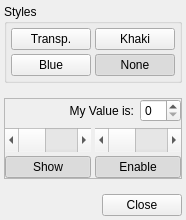
<?xml version="1.0" encoding="UTF-8"?>
<ui version="4.0">
 <class>StyleWidget</class>
 <widget class="QWidget" name="StyleWidget">
  <property name="geometry">
   <rect>
    <x>0</x>
    <y>0</y>
    <width>174</width>
    <height>220</height>
   </rect>
  </property>
  <property name="windowTitle">
   <string>Form</string>
  </property>
  <layout class="QVBoxLayout" name="verticalLayout">
   <property name="spacing">
    <number>4</number>
   </property>
   <property name="margin">
    <number>4</number>
   </property>
   <item>
    <widget class="QGroupBox" name="groupBox">
     <property name="sizePolicy">
      <sizepolicy hsizetype="Expanding" vsizetype="Preferred">
       <horstretch>0</horstretch>
       <verstretch>0</verstretch>
      </sizepolicy>
     </property>
     <property name="title">
      <string>Styles</string>
     </property>
     <layout class="QGridLayout" name="gridLayout_2">
      <property name="margin">
       <number>4</number>
      </property>
      <property name="spacing">
       <number>4</number>
      </property>
      <item row="0" column="0">
       <widget class="QPushButton" name="transparentStyle">
        <property name="sizePolicy">
         <sizepolicy hsizetype="Minimum" vsizetype="MinimumExpanding">
          <horstretch>0</horstretch>
          <verstretch>0</verstretch>
         </sizepolicy>
        </property>
        <property name="focusPolicy">
         <enum>Qt::StrongFocus</enum>
        </property>
        <property name="text">
         <string>Transp.</string>
        </property>
        <property name="checkable">
         <bool>true</bool>
        </property>
        <property name="checked">
         <bool>false</bool>
        </property>
        <property name="autoExclusive">
         <bool>true</bool>
        </property>
       </widget>
      </item>
      <item row="2" column="0">
       <widget class="QPushButton" name="blueStyle">
        <property name="sizePolicy">
         <sizepolicy hsizetype="Minimum" vsizetype="MinimumExpanding">
          <horstretch>0</horstretch>
          <verstretch>0</verstretch>
         </sizepolicy>
        </property>
        <property name="focusPolicy">
         <enum>Qt::StrongFocus</enum>
        </property>
        <property name="text">
         <string>Blue</string>
        </property>
        <property name="checkable">
         <bool>true</bool>
        </property>
        <property name="checked">
         <bool>false</bool>
        </property>
        <property name="autoExclusive">
         <bool>true</bool>
        </property>
       </widget>
      </item>
      <item row="0" column="1">
       <widget class="QPushButton" name="khakiStyle">
        <property name="sizePolicy">
         <sizepolicy hsizetype="Minimum" vsizetype="MinimumExpanding">
          <horstretch>0</horstretch>
          <verstretch>0</verstretch>
         </sizepolicy>
        </property>
        <property name="focusPolicy">
         <enum>Qt::StrongFocus</enum>
        </property>
        <property name="text">
         <string>Khaki</string>
        </property>
        <property name="checkable">
         <bool>true</bool>
        </property>
        <property name="checked">
         <bool>false</bool>
        </property>
        <property name="autoExclusive">
         <bool>true</bool>
        </property>
       </widget>
      </item>
      <item row="2" column="1">
       <widget class="QPushButton" name="noStyle">
        <property name="sizePolicy">
         <sizepolicy hsizetype="Minimum" vsizetype="MinimumExpanding">
          <horstretch>0</horstretch>
          <verstretch>0</verstretch>
         </sizepolicy>
        </property>
        <property name="focusPolicy">
         <enum>Qt::StrongFocus</enum>
        </property>
        <property name="text">
         <string>None</string>
        </property>
        <property name="checkable">
         <bool>true</bool>
        </property>
        <property name="checked">
         <bool>true</bool>
        </property>
        <property name="autoExclusive">
         <bool>true</bool>
        </property>
       </widget>
      </item>
     </layout>
    </widget>
   </item>
   <item>
    <spacer name="verticalSpacer_3">
     <property name="orientation">
      <enum>Qt::Vertical</enum>
     </property>
     <property name="sizeHint" stdset="0">
      <size>
       <width>0</width>
       <height>0</height>
      </size>
     </property>
    </spacer>
   </item>
   <item>
    <widget class="QFrame" name="frame">
     <property name="sizePolicy">
      <sizepolicy hsizetype="Expanding" vsizetype="MinimumExpanding">
       <horstretch>0</horstretch>
       <verstretch>0</verstretch>
      </sizepolicy>
     </property>
     <property name="frameShape">
      <enum>QFrame::StyledPanel</enum>
     </property>
     <property name="frameShadow">
      <enum>QFrame::Raised</enum>
     </property>
     <layout class="QVBoxLayout" name="frameLayout">
      <property name="margin">
       <number>0</number>
      </property>
      <item>
       <layout class="QHBoxLayout" name="horizontalLayout">
        <item>
         <widget class="QLabel" name="label">
          <property name="sizePolicy">
           <sizepolicy hsizetype="MinimumExpanding" vsizetype="Preferred">
            <horstretch>0</horstretch>
            <verstretch>0</verstretch>
           </sizepolicy>
          </property>
          <property name="text">
           <string>My Value is:</string>
          </property>
          <property name="alignment">
           <set>Qt::AlignRight|Qt::AlignTrailing|Qt::AlignVCenter</set>
          </property>
         </widget>
        </item>
        <item>
         <widget class="QSpinBox" name="spinBox">
          <property name="sizePolicy">
           <sizepolicy hsizetype="Minimum" vsizetype="Fixed">
            <horstretch>0</horstretch>
            <verstretch>0</verstretch>
           </sizepolicy>
          </property>
          <property name="focusPolicy">
           <enum>Qt::WheelFocus</enum>
          </property>
          <property name="alignment">
           <set>Qt::AlignLeading|Qt::AlignLeft|Qt::AlignVCenter</set>
          </property>
          <property name="keyboardTracking">
           <bool>false</bool>
          </property>
         </widget>
        </item>
       </layout>
      </item>
      <item>
       <layout class="QGridLayout" name="gridLayout">
        <property name="spacing">
         <number>4</number>
        </property>
        <item row="0" column="0">
         <widget class="QScrollBar" name="horizontalScrollBar">
          <property name="sizePolicy">
           <sizepolicy hsizetype="Expanding" vsizetype="Fixed">
            <horstretch>0</horstretch>
            <verstretch>0</verstretch>
           </sizepolicy>
          </property>
          <property name="minimumSize">
           <size>
            <width>0</width>
            <height>24</height>
           </size>
          </property>
          <property name="orientation">
           <enum>Qt::Horizontal</enum>
          </property>
         </widget>
        </item>
        <item row="1" column="0">
         <widget class="QPushButton" name="pushButton_2">
          <property name="sizePolicy">
           <sizepolicy hsizetype="MinimumExpanding" vsizetype="MinimumExpanding">
            <horstretch>0</horstretch>
            <verstretch>0</verstretch>
           </sizepolicy>
          </property>
          <property name="focusPolicy">
           <enum>Qt::StrongFocus</enum>
          </property>
          <property name="text">
           <string>Show</string>
          </property>
          <property name="checkable">
           <bool>true</bool>
          </property>
          <property name="checked">
           <bool>true</bool>
          </property>
          <property name="flat">
           <bool>false</bool>
          </property>
         </widget>
        </item>
        <item row="0" column="1">
         <widget class="QScrollBar" name="horizontalScrollBar_2">
          <property name="minimumSize">
           <size>
            <width>0</width>
            <height>24</height>
           </size>
          </property>
          <property name="orientation">
           <enum>Qt::Horizontal</enum>
          </property>
         </widget>
        </item>
        <item row="1" column="1">
         <widget class="QPushButton" name="pushButton">
          <property name="sizePolicy">
           <sizepolicy hsizetype="MinimumExpanding" vsizetype="MinimumExpanding">
            <horstretch>0</horstretch>
            <verstretch>0</verstretch>
           </sizepolicy>
          </property>
          <property name="focusPolicy">
           <enum>Qt::StrongFocus</enum>
          </property>
          <property name="text">
           <string>Enable</string>
          </property>
          <property name="checkable">
           <bool>true</bool>
          </property>
          <property name="checked">
           <bool>true</bool>
          </property>
          <property name="flat">
           <bool>false</bool>
          </property>
         </widget>
        </item>
       </layout>
      </item>
     </layout>
    </widget>
   </item>
   <item>
    <spacer name="verticalSpacer">
     <property name="orientation">
      <enum>Qt::Vertical</enum>
     </property>
     <property name="sizeType">
      <enum>QSizePolicy::Expanding</enum>
     </property>
     <property name="sizeHint" stdset="0">
      <size>
       <width>0</width>
       <height>0</height>
      </size>
     </property>
    </spacer>
   </item>
   <item>
    <layout class="QHBoxLayout">
     <item>
      <spacer>
       <property name="orientation">
        <enum>Qt::Horizontal</enum>
       </property>
       <property name="sizeHint" stdset="0">
        <size>
         <width>40</width>
         <height>20</height>
        </size>
       </property>
      </spacer>
     </item>
     <item>
      <widget class="QPushButton" name="close">
       <property name="focusPolicy">
        <enum>Qt::StrongFocus</enum>
       </property>
       <property name="text">
        <string>Close</string>
       </property>
      </widget>
     </item>
    </layout>
   </item>
  </layout>
 </widget>
 <resources>
  <include location="StyleDemo.qrc"/>
 </resources>
 <connections>
  <connection>
   <sender>horizontalScrollBar</sender>
   <signal>valueChanged(int)</signal>
   <receiver>horizontalScrollBar_2</receiver>
   <slot>setValue(int)</slot>
   <hints>
    <hint type="sourcelabel">
     <x>84</x>
     <y>147</y>
    </hint>
    <hint type="destinationlabel">
     <x>166</x>
     <y>147</y>
    </hint>
   </hints>
  </connection>
  <connection>
   <sender>horizontalScrollBar_2</sender>
   <signal>valueChanged(int)</signal>
   <receiver>horizontalScrollBar</receiver>
   <slot>setValue(int)</slot>
   <hints>
    <hint type="sourcelabel">
     <x>166</x>
     <y>147</y>
    </hint>
    <hint type="destinationlabel">
     <x>84</x>
     <y>147</y>
    </hint>
   </hints>
  </connection>
  <connection>
   <sender>pushButton</sender>
   <signal>clicked(bool)</signal>
   <receiver>horizontalScrollBar_2</receiver>
   <slot>setEnabled(bool)</slot>
   <hints>
    <hint type="sourcelabel">
     <x>166</x>
     <y>175</y>
    </hint>
    <hint type="destinationlabel">
     <x>166</x>
     <y>147</y>
    </hint>
   </hints>
  </connection>
  <connection>
   <sender>pushButton_2</sender>
   <signal>clicked(bool)</signal>
   <receiver>horizontalScrollBar</receiver>
   <slot>setVisible(bool)</slot>
   <hints>
    <hint type="sourcelabel">
     <x>84</x>
     <y>175</y>
    </hint>
    <hint type="destinationlabel">
     <x>84</x>
     <y>147</y>
    </hint>
   </hints>
  </connection>
  <connection>
   <sender>spinBox</sender>
   <signal>valueChanged(int)</signal>
   <receiver>horizontalScrollBar_2</receiver>
   <slot>setValue(int)</slot>
   <hints>
    <hint type="sourcelabel">
     <x>166</x>
     <y>115</y>
    </hint>
    <hint type="destinationlabel">
     <x>166</x>
     <y>147</y>
    </hint>
   </hints>
  </connection>
  <connection>
   <sender>horizontalScrollBar_2</sender>
   <signal>valueChanged(int)</signal>
   <receiver>spinBox</receiver>
   <slot>setValue(int)</slot>
   <hints>
    <hint type="sourcelabel">
     <x>132</x>
     <y>132</y>
    </hint>
    <hint type="destinationlabel">
     <x>135</x>
     <y>110</y>
    </hint>
   </hints>
  </connection>
 </connections>
</ui>
